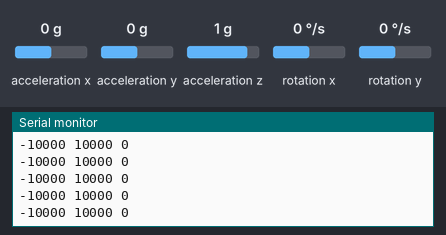
Bench run of a sketch on a simulated Arduino Uno, built with avr-gcc and run on an emulated ATmega328P. On the bench: the last lines printed to the serial monitor. Wiring (inferred from the names in the program): MPU-6050 motion sensor at I2C address 0x68. The test bench sets the inputs (shaded band); at power-on: acceleration x 0 g, acceleration y 0 g, acceleration z 1 g, rotation x 0 °/s, rotation y 0 °/s.

Above: at 1.2 s.
1.3 s: acceleration x set to -1.4 g
At 2.2 s:
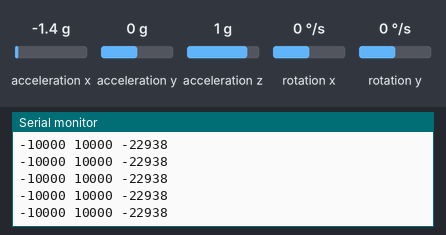
4.3 s: acceleration x set to -0.8 g
At 5.4 s:
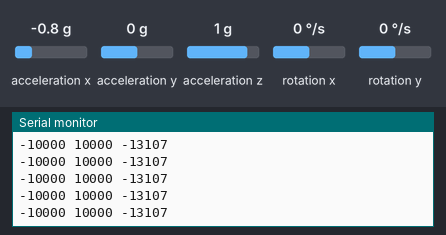
5.8 s: acceleration x set to 0 g
At 6.5 s:
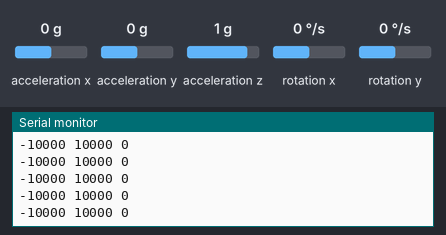
Timing chart, 0 to 8.8 s (numbered marks = the images above; inputs shaded):
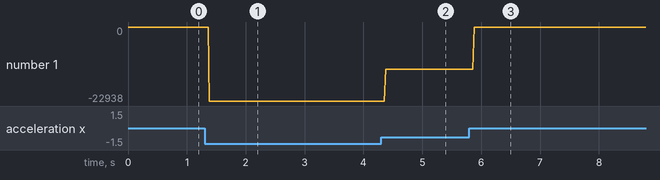

Measured:
- after the input at 1.3 s, the serial monitor: prints a new line after 0.08 s (image 1)
- after the input at 4.3 s, the serial monitor: prints a new line after 0.08 s (image 2)
- after the input at 5.8 s, the serial monitor: prints a new line after 0.08 s (image 3)
- plotted number 1: 0 → -22938 after the input at 1.3 s, -22938 → -13107 after the input at 4.3 s, -13107 → 0 after the input at 5.8 s

The sketch:

arduino_driver.ino
```cpp
#include <MPU6050.h>

#include<Wire.h>
const int MPU=0x68;
int16_t AcX,AcY,AcZ,Tmp,GyX,GyY,GyZ;

void setup(){
  Wire.begin();
  Wire.beginTransmission(MPU);
  Wire.write(0x6B);
  Wire.write(0);
  Wire.endTransmission(true);
  Serial.begin(9600);
}
void loop(){
  Wire.beginTransmission(MPU);
  Wire.write(0x3B);
  Wire.endTransmission(false);
  Wire.requestFrom(MPU,12,true);
  AcX=Wire.read()<<8|Wire.read();
  AcY=Wire.read()<<8|Wire.read();
  AcZ=Wire.read()<<8|Wire.read();
  GyX=Wire.read()<<8|Wire.read();
  GyY=Wire.read()<<8|Wire.read();
  GyZ=Wire.read()<<8|Wire.read();
  Serial.print(-10000); // To freeze the lower limit
  Serial.print(" ");
  Serial.print(10000); // To freeze the upper limit
  Serial.print(" ");
  Serial.println(AcX);
  //Serial.print(AcY);
  //Serial.print(AcZ);
  //Serial.println(GyX);
  //Serial.print(GyY);
  //Serial.println(GyZ);

}
```
